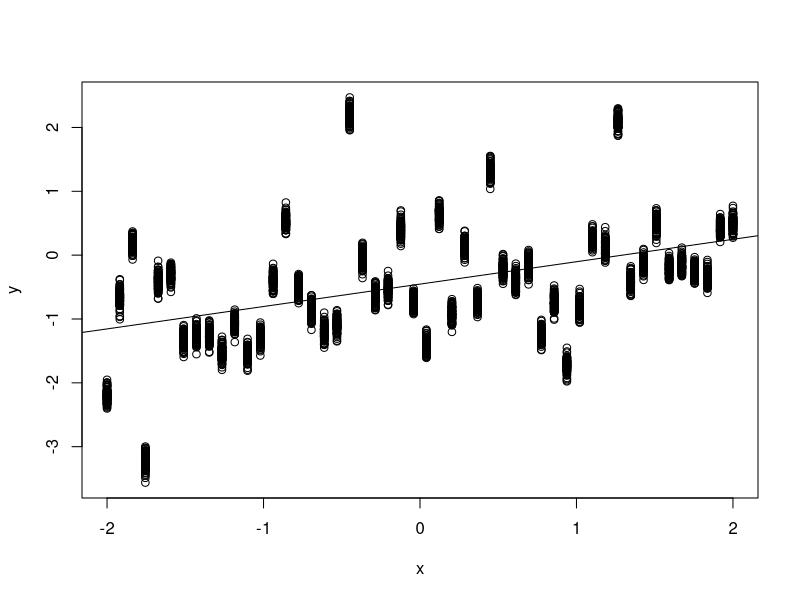

Write the R code that produced this figure. (Note: a time limit stopped this script after it produced the figure.)
## ---- chunk 1
knitr::opts_chunk$set(echo = TRUE)
## ---- chunk 2
sim = function(Ngr,          # Number of groups (e.g. years)
                N.each=100,  # Number of study units in each group
                minX=-2,
                maxX=2,
                intercept=0,
                slope=0.5,
                sigma.random=1,
                sigma.error=0.1){
  x = rep(seq(minX, maxX, length=Ngr), each=N.each)
  gr = paste("gr", rep(1:Ngr, each=N.each), sep="")
  random.effect = rep(rnorm(Ngr, 0, sigma.random), each=N.each)
  y = intercept + slope*x + random.effect + rnorm(Ngr*N.each, 0, sigma.error)
  data.frame(x=x, gr=gr, y=y)
}

fit.models = function(Data){
  fit.lmer = lmer(y~x + (1|gr), data=Data)
  fit.naive = lm(y~x, data=Data)
  ci.lmer = confint(fit.lmer, method="Wald")
  ci.naive = confint(fit.naive)
  list(lmer = list(fit=fit.lmer, ci=ci.lmer),
       naive = list(fit=fit.naive, ci=ci.naive))
}

coverage = function(int, truth) truth>int[1] & truth<int[2]

MC.covrate = function(Ngr, nsim=1000, intercept=0, slope=0.5, ...){
  cov.lmer.slope = cov.naive.slope = cov.lmer.int = cov.naive.int = rep(NA,nsim)
  for(i in 1:nsim){
    simdata = sim(Ngr, ...)
    fit = fit.models(simdata)
    cov.lmer.slope[i] = coverage(fit$lmer$ci["x",], slope)
    cov.naive.slope[i] = coverage(fit$naive$ci["x",], slope)
    cov.lmer.int[i] = coverage(fit$lmer$ci["(Intercept)",], intercept)
    cov.naive.int[i] = coverage(fit$naive$ci["(Intercept)",], intercept)
  }
  list(
    cr.lmer.int = mean(cov.lmer.int),
    cr.lmer.slope = mean(cov.lmer.slope),
    cr.naive.int = mean(cov.naive.int), 
    cr.naive.slope = mean(cov.naive.slope)
  )
}
## ---- chunk 3
library(lme4)
## ---- chunk 4
set.seed(1234)
simdata = sim(50)
with(simdata, plot(y~x))
fit = fit.models(simdata)
abline(fit$naive$fit) # adding regression line to the plot
fit$lmer$ci
fit$naive$ci
## ---- chunk 5
MC.covrate(10)
## ---- chunk 6
N.groups = c(5,10,20,50,100)
covrates = sapply(N.groups, MC.covrate)
dimnames(covrates)[[2]] = N.groups
covrates
## ---- chunk 7
par(mfrow=c(1,2))
plot(
  N.groups,
  unlist(covrates["cr.lmer.int",]),
  type="b",
  col="red",
  ylim=c(0,1),
  ylab="Coverage rates",
  xlab="Number of groups",
  main="Intercept"
  )
lines(
  N.groups,
  unlist(covrates["cr.naive.int",]),
  type="b",
  col="blue"
)
abline(h=0.95, lty=2)

plot(
  N.groups,
  unlist(covrates["cr.lmer.slope",]),
  type="b",
  col="red",
  ylim=c(0,1),
  ylab="Coverage rates",
  xlab="Number of groups",
  main="Slope"
)
lines(
  N.groups,
  unlist(covrates["cr.naive.slope",]),
  type="b",
  col="blue"
)
abline(h=0.95, lty=2)
## ---- chunk 8
sigmas = c(0, 0.01, 0.05,0.1,1,5)
MC.covrate.grsigma = function(grsigma, ...) MC.covrate(Ngr = 50, sigma.random = grsigma)
covrates = sapply(sigmas, MC.covrate.grsigma)
dimnames(covrates)[[2]] = sigmas
covrates
